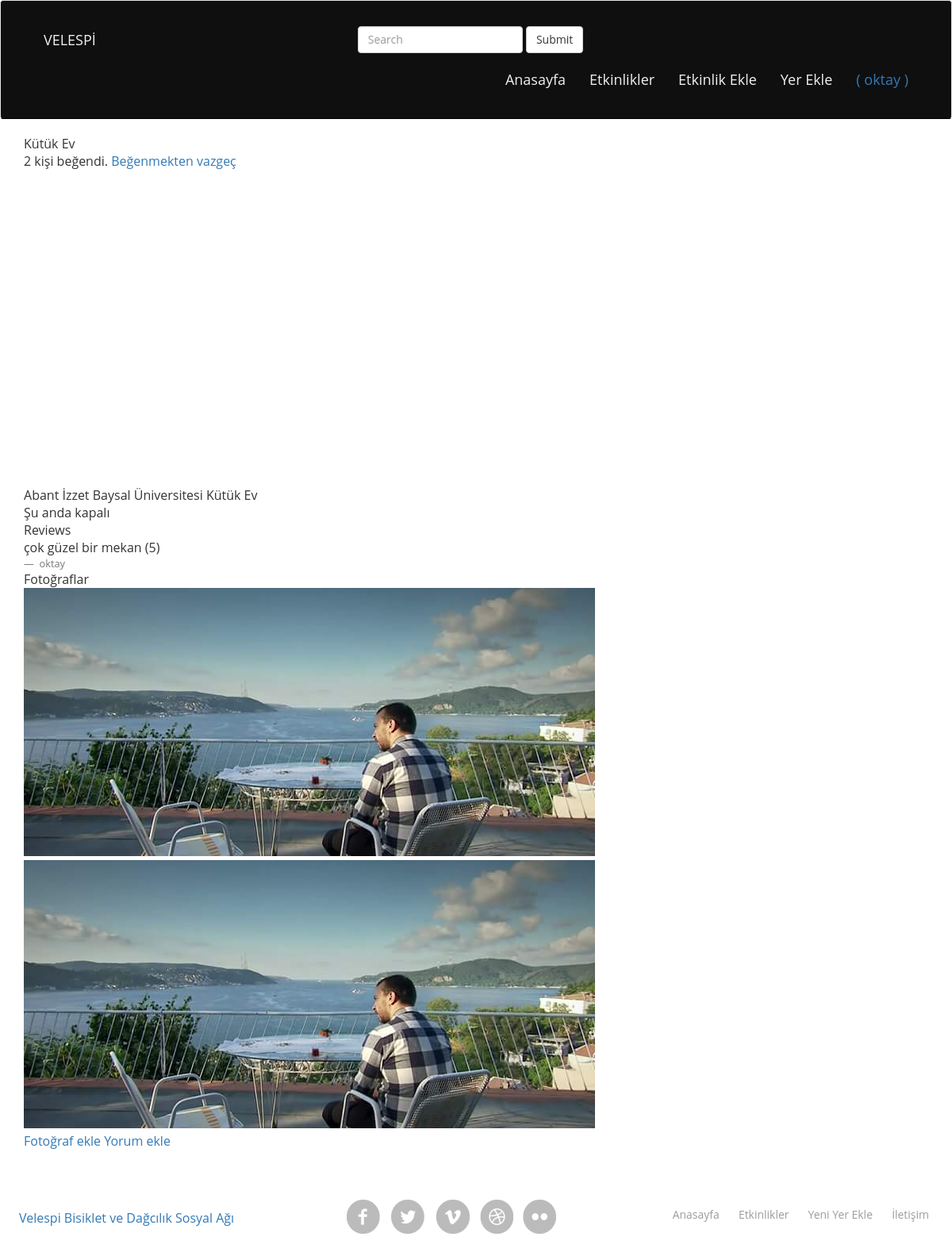
The page /places/1 (signed in) on the database its author committed.
### places/models.py (models this page shows, shortened)
class Place(models.Model):
    user= models.ForeignKey(settings.AUTH_USER_MODEL,
                            related_name="added_places")# kullanıının eklediği mekanları getiriyor
    name=models.CharField(max_length=255)
    is_active= models.BooleanField(default=False)
    coordinates= models.CharField(max_length=255,null=True,blank=False) # null True veritabanına null yazılabilir
    category= models.ForeignKey(Category,blank=True,null=True) # blank True web sayfasında veri girerken boş bırakma
    has_wifi= models.BooleanField(default=False)
    telephone=models.CharField(max_length=255,blank=True,null=True)
    description = models.TextField(blank=True,null=True)
    likes = models.ManyToManyField(settings.AUTH_USER_MODEL,
                                   blank=True,
                                   related_name = 'liked_places') # kullanıının begendigi mekanları getiriyor
    objects=PlaceManager()
    all_objects=models.Manager()
    @models.permalink
    def get_absolute_url(self):   # değişiklik yaptıgımızda hata almamak için
        return ("place_detail",(self.id,))
    def review_count(self):
        return self.review_set.count()

class Review(models.Model):
    user= models.ForeignKey(settings.AUTH_USER_MODEL)
    place = models.ForeignKey(Place)
    comment = models.TextField(blank=True,null=True)
    vote = models.IntegerField(
        default=3,
        choices=(
            (1,"berbat"),
            (2,"kötü"),
            (3,"meh"),
            (4,"uh"),
            (5,"yıkılıyor")
        )
    )

class Media(models.Model):
    place = models.ForeignKey(Place)
    image = models.ImageField(upload_to="places")
    class Meta:
        verbose_name_plural = "Media"
    def __str__(self):
        return smart_text(self.image.url)

### places/views.py (the view)
# urls.py: url(r'^places/(?P<id>\d+)$', detail, name='place_detail'),
def detail(request,id):
    return render(
        request,
        "place.html",
        {
            "place": get_object_or_404(Place,id=id),
        }
    )

### places/models.py (called while the page is built)
    def get_queryset(self):
        gets=super(PlaceManager,self).get_queryset()
        return gets.filter(user__is_active=True)

### templates/place.html (shortened to what this page needs)
{% extends "base.html" %}
{% block content %}
    <h3>{{ place.name }}</h3>
    <p>
        <span id="like-count">{{ place.likes.count }}</span> kişi beğendi.
        {% if user in place.likes.all %}
        <a id="like" href="{% url "like_place" place.id %}">Beğenmekten vazgeç</a>
        {% else %}
        <a id="like" href="{% url "like_place" place.id %}">Beğen</a>
        {% endif %}
    </p>
    <div id="map"></div>
    <p>
        {{ place.description|linebreaksbr }}
    </p>
    {% if place.review_count > 0 %}
        <h3>Reviews</h3>
        {% for review in place.review_set.all %}
        <blockquote>
            {{ review.comment }}
            ({{ review.vote }})
            <small>
                {{ review.user.username }}
            </small>
        </blockquote>
        {% endfor %}
    {% endif %}
    <h3>Fotoğraflar</h3>
    {% for media in place.media_set.all %}
        <img src="{{ media }}">
    {% empty %}
        <p>
            Bu yerin hiç fotoğrafı yok.
        </p>
    {% endfor %}
    <p>
        <a href="{% url "new_media" place.id %}">Fotoğraf ekle</a>
        <a href="{% url "new_review" place.id %}">Yorum ekle</a>
    </p>
{% endblock %}

### templates/base.html (shortened to what this page needs)
{% load static %}
<!DOCTYPE html>
<html>
<head>
	<link rel="stylesheet" type="text/css" href="{% static "css/bootstrap.css" %}">
<link rel="stylesheet" type="text/css" href="{% static "css/style.css" %}">
    <link rel="stylesheet" href="https://npmcdn.com/leaflet@0.7.7/dist/leaflet.css" />
</head>
<body>
    <nav class="navbar navbar-default">
        <div class="header">
          <div class="container-fluid">
              <a class="navbar-brand" href="{% url "index" %}"><h3><b>VELESPİ</b></h3></a>
              <div class="collapse navbar-collapse" id="bs-example-navbar-collapse-1">
              <form class="navbar-form navbar-header">
                  <div class="form-group" style="margin-left: 300px">
                  <input type="text" class="form-control"  placeholder="Search">
                  </div>
                  <button type="submit" class="btn btn-default">Submit</button>
              </form>
              <div class="nav navbar-nav navbar-right">
                  <a class="navbar-brand" href="/">Anasayfa</a>
                  <a class="navbar-brand" href="{% url "activity" %}">Etkinlikler</a>
                  {% if user.is_authenticated %}
                    <a class="navbar-brand"  href="{% url "new_activity" %}">Etkinlik Ekle</a>
                      <a class="navbar-brand" href="{% url "new_place" %}">Yer Ekle</a>
                      <ul class="navbar-brand">
                          <li class="dropdown">
                              <a href="#" class="dropdown-toggle" data-toggle="dropdown">
                                  ( {{ user }} )</a>
                          </li>
                      </ul>
                  {% endif %}
              </div>
              </div>
          </div>
        </div>
    </nav>
    <div class="container">
        <div class="content">
            {% block content %}{% endblock %}
        </div>
    </div>
    <div class="footer_bg">
        <div class="wrap">
            <div class="footer">
                <div class="copy">
                    <ul><a class="icon1" href="{% url "index" %}">Velespi Bisiklet ve Dağcılık Sosyal Ağı </a></ul>
                </div>
                <div class="f_nav">
                    <ul>
                        <li><a href="{% url "index" %}">Anasayfa</a></li>
                        <li><a href="activity">Etkinlikler</a></li>
                        <li><a href="{% url "new_place" %}">Yeni Yer Ekle</a></li>
                        <li><a href="#  ">İletişim</a></li>
                    </ul>
                </div>
                <div class="soc_icons">
                    <ul>
                        <li><a class="icon1" href="#"></a></li>
                        <li><a class="icon2" href="#"></a></li>
                        <li><a class="icon3" href="#"></a></li>
                        <li><a class="icon4" href="#"></a></li>
                        <li><a class="icon5" href="#"></a></li>
                    </ul>
                </div>
            </div>
        </div>
    </div>
</body>
</html>

### static/css/style.css (style rules this page uses)
html,body,div,span,applet,object,iframe,h1,h2,h3,h4,h5,h6,p,blockquote,pre,a,abbr,acronym,address,big,cite,code,del,dfn,em,img,ins,kbd,q,s,samp,small,strike,strong,sub,sup,tt,var,b,u,i,dl,dt,dd,ol,nav ul,nav li,fieldset,form,label,legend,table,caption,tbody,tfoot,thead,tr,th,td,article,aside,canvas,details,embed,figure,figcaption,footer,header,hgroup,menu,nav,output,ruby,section,summary,time,mark,audio,video { margin:0;padding:0;border:0;font-size:100%;font:inherit;vertical-align:baseline; }
article, aside, details, figcaption, figure,footer, header, hgroup, menu, nav, section { display: block; }
ol,ul { list-style:none;margin:0;padding:0; }
blockquote,q { quotes:none; }
blockquote:before,blockquote:after,q:before,q:after { content:'';content:none; }
a { text-decoration:none; }
img { max-width:100%; }
body { font-family: 'Open Sans', sans-serif; background:#ffffff; font-size: 100%; }
.wrap { margin:0 auto; width:100%; -moz-transition:all .2s linear; -webkit-transition:all .2s linear; -o-transition:all .2s linear; -ms-transition:all .2s linear; }
.header { padding: 2%; }
.footer { padding: 4% 2% 2%; }
.copy { float: left; margin-top: 15px; }
.soc_icons { text-align: center; }
.soc_icons ul li { display:inline-block; margin-left: 5px; }
.soc_icons ul li:first-child { margin-left: 0; }
.soc_icons ul li a { display: block; background: url('../images/soc_icons.png') no-repeat 0px 0px; width: 46px; height: 46px; -webkit-transition: all 0.3s ease-in-out; -moz-transition: all 0.3s ease-in-out; -o-transition: all 0.3s ease-in-out; transition: all 0.3s ease-in-out; }
.soc_icons ul li a.icon1 { background-position:0px 0px; }
.soc_icons ul li a.icon2 { background-position:-55px 0px; }
.soc_icons ul li a.icon3 { background-position:-110px 0px; }
.soc_icons ul li a.icon4 { background-position:-166px 0px; }
.soc_icons ul li a.icon5 { background-position:-224px 0px; }
.f_nav { float: right; margin-top: 10px; }
.f_nav li { display: inline-block; margin-left: 20px; }
.f_nav li:first-child { margin-left: 0; }
.f_nav li a { display:block; color: #9c9c9c; padding: 0 5px; text-transform: capitalize; font-size: 0.8725em; -webkit-transition: all 0.3s ease-in-out; -moz-transition: all 0.3s ease-in-out; -o-transition: all 0.3s ease-in-out; transition: all 0.3s ease-in-out; }
.content { float: left; width: 100%; margin-right: 3.3333%; }
@media only screen and (max-width: 1366px) { .wrap { width:100%; } }
@media only screen and (max-width: 1280px) { .wrap { width:100%; } }
@media only screen and (max-width: 1280px) { .f_nav li { margin-left: 10px; } }

### rows shown on the page
Place: name "Kütük Ev", likes.count "2", description "Abant İzzet Baysal Üniversitesi Kütük Ev Şu anda kapalı"
Review: comment "çok güzel bir mekan", vote "5", user.username "oktay"
Media: image (picture)
Media: image (picture)

### other values the page prints
{{ user }} "oktay"
